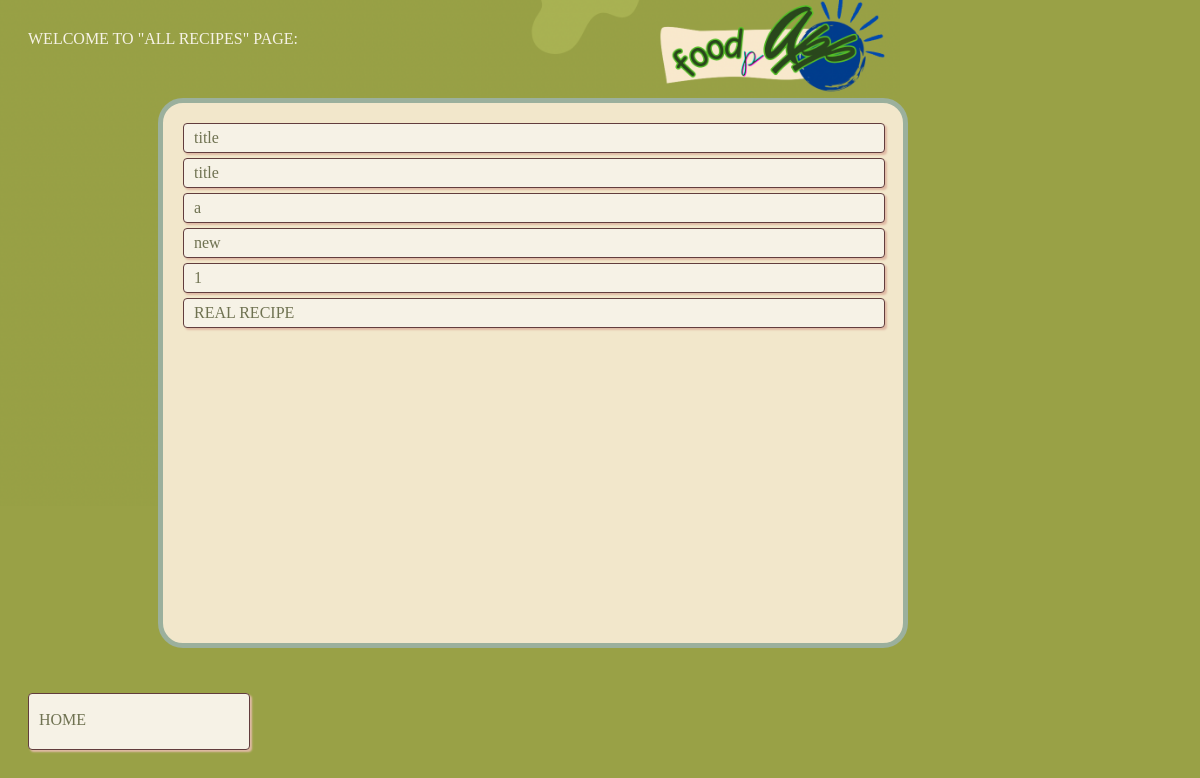
The page /home/allrecipestagspage on the database as committed earlier.
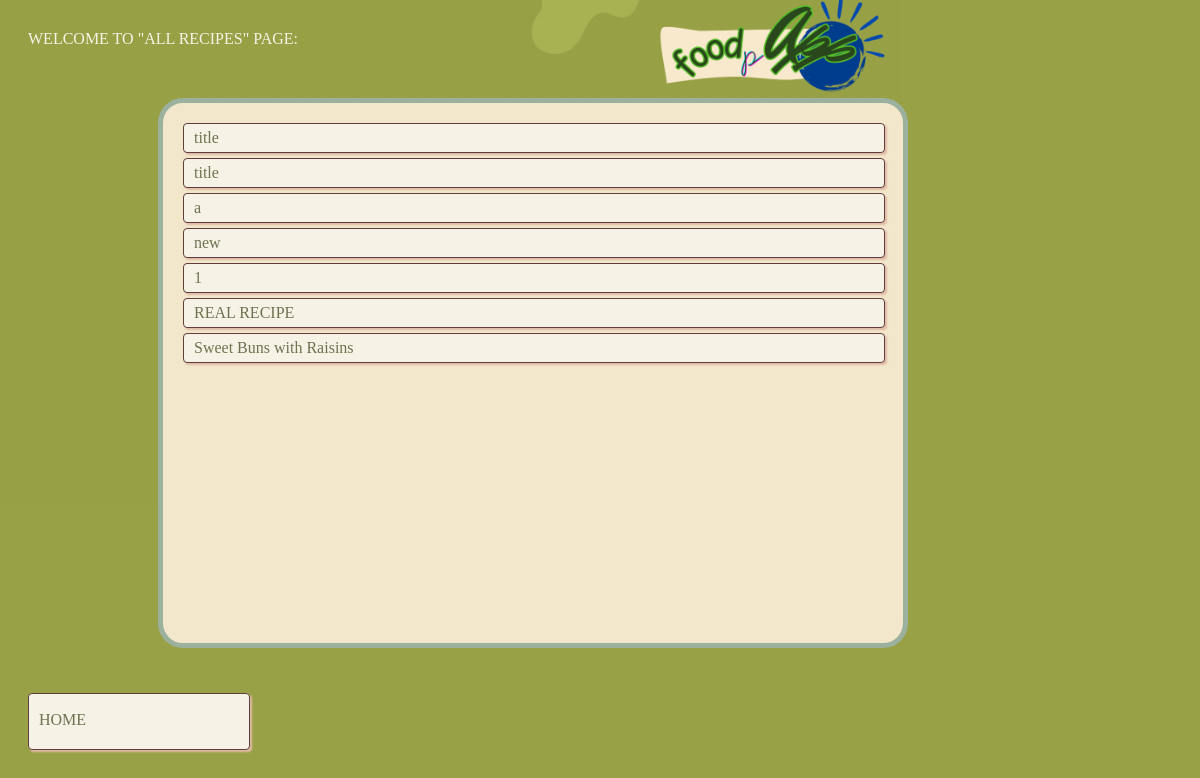
The same page on the database as committed later.
### app/models.py (models this page shows, shortened)
class Recipe(db.Model):
    id = db.Column(db.Integer, primary_key=True)  # Primary key for recipe ID
    title = db.Column(db.String(80))  # Column for recipe title with a max length of 80 characters
    description = db.Column(db.Text, nullable=False)  # Column for recipe description (non-nullable)
    ingredients = db.Column(db.Text, nullable=False)
    instructions = db.Column(db.Text, nullable=False)
    created = db.Column(db.DateTime, default=datetime.now())  # Timestamp for when the recipe is created
    user_id = db.Column(db.Integer, db.ForeignKey('user.id'))  # Foreign key to associate with a User
    created = db.Column(db.DateTime, default=datetime.now())
    num_of_rating = db.Column(db.Integer, default=0)
    total_rating = db.Column(db.Integer, default=0)
    tags = db.Column(db.JSON, default=[])

### app/routes.py (the view)
@myapp_obj.route("/home/allrecipestagspage")
def allrecipestags():
    recipes = Recipe.query.all();
    return render_template("allrecipestagspage.html", title = "All Recipes Tags", pageClass = "allrecipestagspage", recipes=recipes)  # Render home.html

### app/templates/allrecipestagspage.html
{% extends "base.html" %}
{% block content %}
	<div class = "welcome-text"> WELCOME TO "ALL RECIPES" PAGE: </div>
	<div class = "links">
		<div class = "recipes">
			{% for r in recipes %}
			 <a href = "{{url_for('mysinglerecipeview')}}">
			 	<div class = "button"> {{r.title}} </div>
			 </a>
			 {% endfor %}
		 </div>
	 </div>
	<a href = "{{url_for('home')}}" id = "home">
		<div class = "button home-button"> HOME </div>
	</a>
{% endblock %}

### app/templates/base.html (shortened to what this page needs)
<html>
<head>
	<link rel = "stylesheet" href = "{{ url_for('static', filename = 'styles.css')}}">
</head>
<body class = "{{pageClass}}">
    {% block content %} {% endblock %}
</body>
</html>

### app/static/styles.css (style rules this page uses)
a { text-decoration: none; }
.welcome-text { color: #f6f2e6; margin: 30px 20px; }
div.button.home-button { position: absolute; left: 28px; bottom: 30px; width: 200px; height: 33px; margin-bottom: 20px; padding-top: 17px; }

Rows that differ between the two databases and show on the page:
added Recipe: title "Sweet Buns with Raisins"
